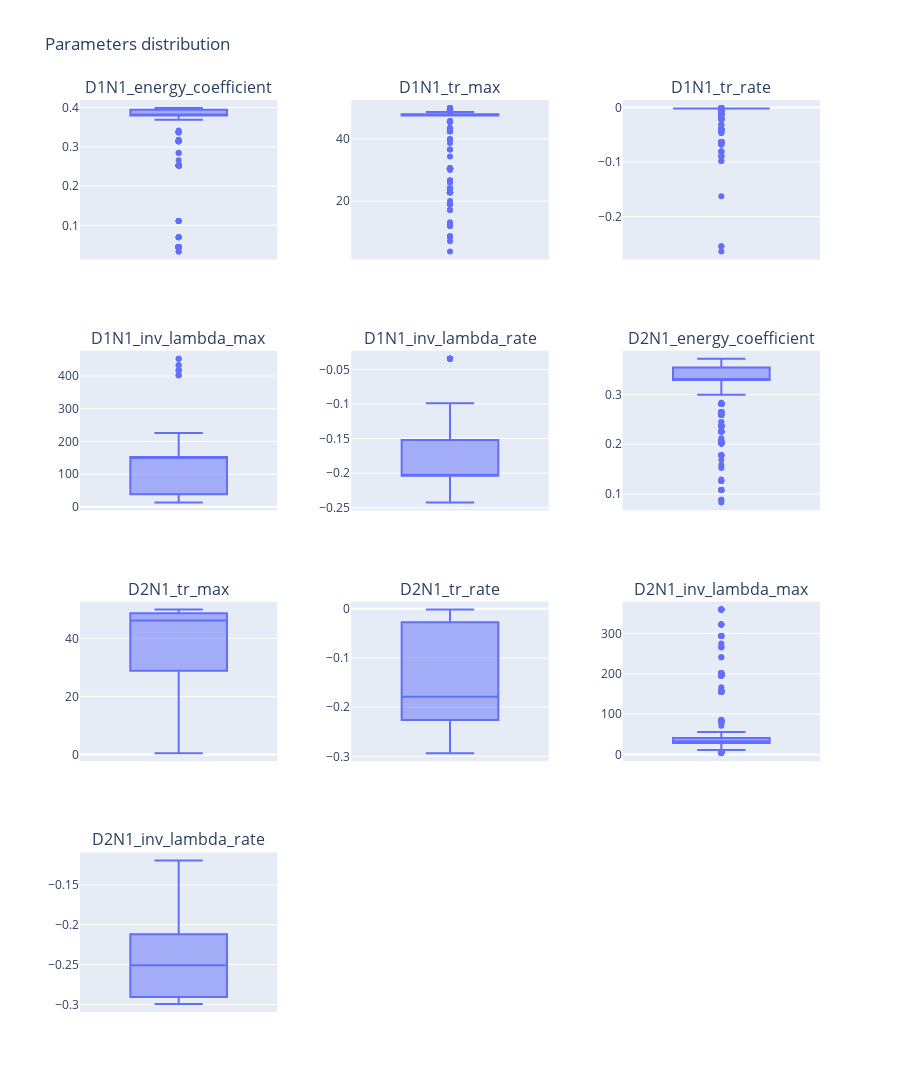

The cell this chart's notebook holds for it:
### Code cell
viewer.box_plot(3, nbest=1000)

### Figure 1 — Plotly figure (JSON) as saved in the notebook; plotly's stock layout.template omitted (floating-point values rounded to 4 significant figures; data arrays with more than 128 entries replaced by an {"elided": "..."} marker saying what was removed)
{"data": [{"alignmentgroup": "True", "hovertemplate": "D1N1_energy_coefficient=%{y}<extra></extra>", "legendgroup": "", "marker": {"color": "#636efa"}, "name": "", "notched": false, "offsetgroup": "", "orientation": "v", "showlegend": false, "type": "box", "x0": " ", "xaxis": "x", "y": {"elided": "1000 float values"}, "y0": " ", "yaxis": "y"}, {"alignmentgroup": "True", "hovertemplate": "D1N1_tr_max=%{y}<extra></extra>", "legendgroup": "", "marker": {"color": "#636efa"}, "name": "", "notched": false, "offsetgroup": "", "orientation": "v", "showlegend": false, "type": "box", "x0": " ", "xaxis": "x2", "y": {"elided": "1000 float values"}, "y0": " ", "yaxis": "y2"}, {"alignmentgroup": "True", "hovertemplate": "D1N1_tr_rate=%{y}<extra></extra>", "legendgroup": "", "marker": {"color": "#636efa"}, "name": "", "notched": false, "offsetgroup": "", "orientation": "v", "showlegend": false, "type": "box", "x0": " ", "xaxis": "x3", "y": {"elided": "1000 float values"}, "y0": " ", "yaxis": "y3"}, {"alignmentgroup": "True", "hovertemplate": "D1N1_inv_lambda_max=%{y}<extra></extra>", "legendgroup": "", "marker": {"color": "#636efa"}, "name": "", "notched": false, "offsetgroup": "", "orientation": "v", "showlegend": false, "type": "box", "x0": " ", "xaxis": "x4", "y": {"elided": "1000 float values"}, "y0": " ", "yaxis": "y4"}, {"alignmentgroup": "True", "hovertemplate": "D1N1_inv_lambda_rate=%{y}<extra></extra>", "legendgroup": "", "marker": {"color": "#636efa"}, "name": "", "notched": false, "offsetgroup": "", "orientation": "v", "showlegend": false, "type": "box", "x0": " ", "xaxis": "x5", "y": {"elided": "1000 float values"}, "y0": " ", "yaxis": "y5"}, {"alignmentgroup": "True", "hovertemplate": "D2N1_energy_coefficient=%{y}<extra></extra>", "legendgroup": "", "marker": {"color": "#636efa"}, "name": "", "notched": false, "offsetgroup": "", "orientation": "v", "showlegend": false, "type": "box", "x0": " ", "xaxis": "x6", "y": {"elided": "1000 float values"}, "y0": " ", "yaxis": "y6"}, {"alignmentgroup": "True", "hovertemplate": "D2N1_tr_max=%{y}<extra></extra>", "legendgroup": "", "marker": {"color": "#636efa"}, "name": "", "notched": false, "offsetgroup": "", "orientation": "v", "showlegend": false, "type": "box", "x0": " ", "xaxis": "x7", "y": {"elided": "1000 float values"}, "y0": " ", "yaxis": "y7"}, {"alignmentgroup": "True", "hovertemplate": "D2N1_tr_rate=%{y}<extra></extra>", "legendgroup": "", "marker": {"color": "#636efa"}, "name": "", "notched": false, "offsetgroup": "", "orientation": "v", "showlegend": false, "type": "box", "x0": " ", "xaxis": "x8", "y": {"elided": "1000 float values"}, "y0": " ", "yaxis": "y8"}, {"alignmentgroup": "True", "hovertemplate": "D2N1_inv_lambda_max=%{y}<extra></extra>", "legendgroup": "", "marker": {"color": "#636efa"}, "name": "", "notched": false, "offsetgroup": "", "orientation": "v", "showlegend": false, "type": "box", "x0": " ", "xaxis": "x9", "y": {"elided": "1000 float values"}, "y0": " ", "yaxis": "y9"}, {"alignmentgroup": "True", "hovertemplate": "D2N1_inv_lambda_rate=%{y}<extra></extra>", "legendgroup": "", "marker": {"color": "#636efa"}, "name": "", "notched": false, "offsetgroup": "", "orientation": "v", "showlegend": false, "type": "box", "x0": " ", "xaxis": "x10", "y": {"elided": "1000 float values"}, "y0": " ", "yaxis": "y10"}], "layout": {"annotations": [{"font": {"size": 16}, "showarrow": false, "text": "D1N1_energy_coefficient", "x": 0.1333, "xanchor": "center", "xref": "paper", "y": 1, "yanchor": "bottom", "yref": "paper"}, {"font": {"size": 16}, "showarrow": false, "text": "D1N1_tr_max", "x": 0.5, "xanchor": "center", "xref": "paper", "y": 1, "yanchor": "bottom", "yref": "paper"}, {"font": {"size": 16}, "showarrow": false, "text": "D1N1_tr_rate", "x": 0.8667, "xanchor": "center", "xref": "paper", "y": 1, "yanchor": "bottom", "yref": "paper"}, {"font": {"size": 16}, "showarrow": false, "text": "D1N1_inv_lambda_max", "x": 0.1333, "xanchor": "center", "xref": "paper", "y": 0.725, "yanchor": "bottom", "yref": "paper"}, {"font": {"size": 16}, "showarrow": false, "text": "D1N1_inv_lambda_rate", "x": 0.5, "xanchor": "center", "xref": "paper", "y": 0.725, "yanchor": "bottom", "yref": "paper"}, {"font": {"size": 16}, "showarrow": false, "text": "D2N1_energy_coefficient", "x": 0.8667, "xanchor": "center", "xref": "paper", "y": 0.725, "yanchor": "bottom", "yref": "paper"}, {"font": {"size": 16}, "showarrow": false, "text": "D2N1_tr_max", "x": 0.1333, "xanchor": "center", "xref": "paper", "y": 0.45, "yanchor": "bottom", "yref": "paper"}, {"font": {"size": 16}, "showarrow": false, "text": "D2N1_tr_rate", "x": 0.5, "xanchor": "center", "xref": "paper", "y": 0.45, "yanchor": "bottom", "yref": "paper"}, {"font": {"size": 16}, "showarrow": false, "text": "D2N1_inv_lambda_max", "x": 0.8667, "xanchor": "center", "xref": "paper", "y": 0.45, "yanchor": "bottom", "yref": "paper"}, {"font": {"size": 16}, "showarrow": false, "text": "D2N1_inv_lambda_rate", "x": 0.1333, "xanchor": "center", "xref": "paper", "y": 0.175, "yanchor": "bottom", "yref": "paper"}], "height": 1200, "title": {"text": "Parameters distribution"}, "width": 900, "xaxis": {"anchor": "y", "domain": [0, 0.2667]}, "xaxis10": {"anchor": "y10", "domain": [0, 0.2667]}, "xaxis11": {"anchor": "y11", "domain": [0.3667, 0.6333]}, "xaxis12": {"anchor": "y12", "domain": [0.7333, 1]}, "xaxis2": {"anchor": "y2", "domain": [0.3667, 0.6333]}, "xaxis3": {"anchor": "y3", "domain": [0.7333, 1]}, "xaxis4": {"anchor": "y4", "domain": [0, 0.2667]}, "xaxis5": {"anchor": "y5", "domain": [0.3667, 0.6333]}, "xaxis6": {"anchor": "y6", "domain": [0.7333, 1]}, "xaxis7": {"anchor": "y7", "domain": [0, 0.2667]}, "xaxis8": {"anchor": "y8", "domain": [0.3667, 0.6333]}, "xaxis9": {"anchor": "y9", "domain": [0.7333, 1]}, "yaxis": {"anchor": "x", "domain": [0.825, 1]}, "yaxis10": {"anchor": "x10", "domain": [0, 0.175]}, "yaxis11": {"anchor": "x11", "domain": [0, 0.175]}, "yaxis12": {"anchor": "x12", "domain": [0, 0.175]}, "yaxis2": {"anchor": "x2", "domain": [0.825, 1]}, "yaxis3": {"anchor": "x3", "domain": [0.825, 1]}, "yaxis4": {"anchor": "x4", "domain": [0.55, 0.725]}, "yaxis5": {"anchor": "x5", "domain": [0.55, 0.725]}, "yaxis6": {"anchor": "x6", "domain": [0.55, 0.725]}, "yaxis7": {"anchor": "x7", "domain": [0.275, 0.45]}, "yaxis8": {"anchor": "x8", "domain": [0.275, 0.45]}, "yaxis9": {"anchor": "x9", "domain": [0.275, 0.45]}}}
